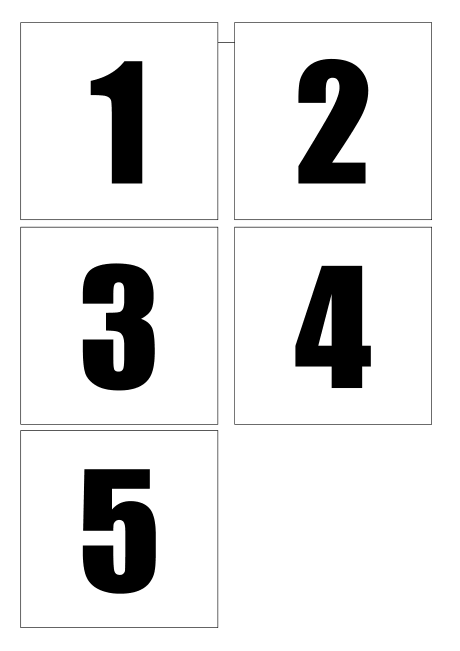
#> input picture img/number.png, 920 x 1302 px (shown at 1/2 size)
$ python '36.拉普拉斯金字塔.py'
#> lines starting #> are read from the running program, lines starting #| are printed output that depends on the picture
import cv2
import numpy as np

img = cv2.resize(cv2.imread("../img/number.png"), (450, 600))
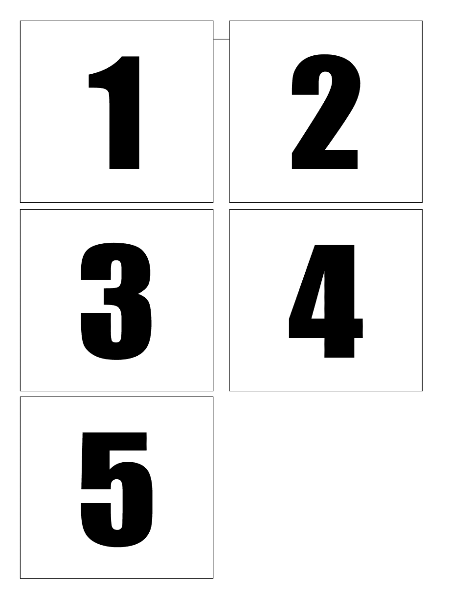
#> img: shape (600, 450, 3); min 0, max 255, mean 228.1
# 拉普拉斯金字塔 新图像=原图像-pyrUp(pyrDown(img))

new_img = img - cv2.pyrUp(cv2.pyrDown(img))
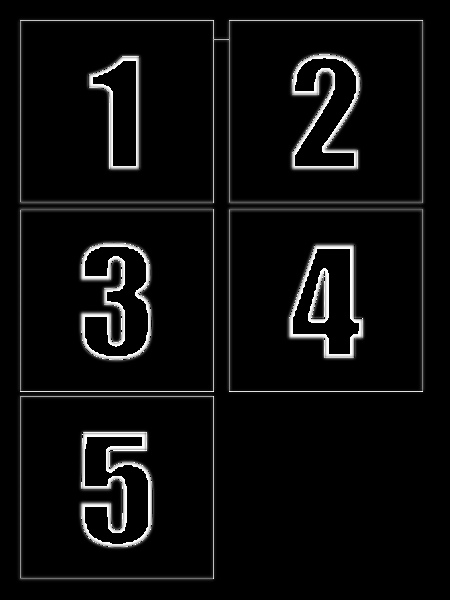
#> new_img: shape (600, 450, 3); min 0, max 255, mean 11.9

cv2.imshow("new_img", new_img)
cv2.waitKey(0)
cv2.destroyAllWindows()
